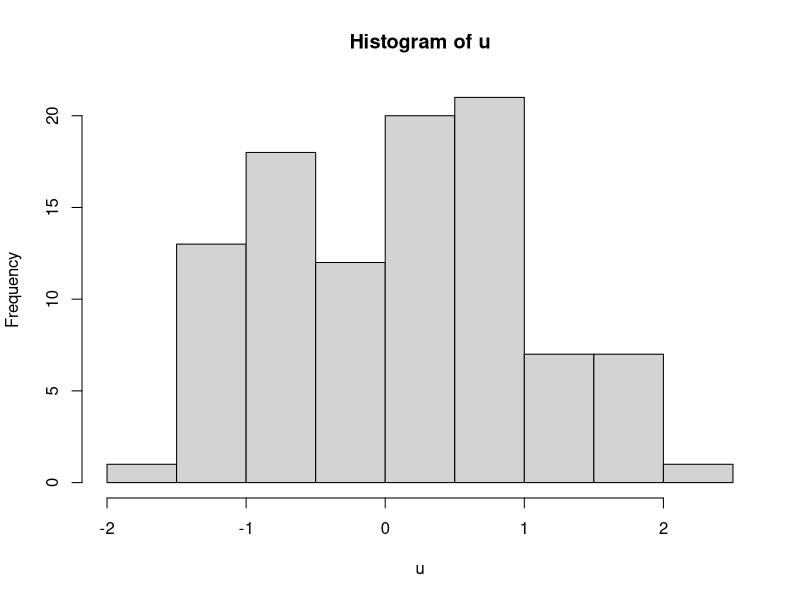
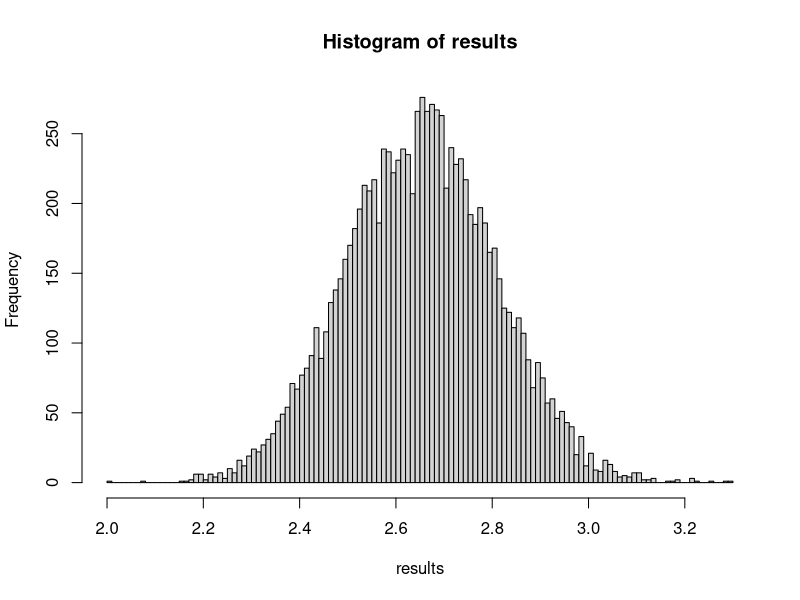

These charts were generated, in order, by the following R code:
v<-c(0,2,2,2,5,6,6,20)

e1071::kurtosis(v)
e1071::kurtosis(v, type=1)
e1071::kurtosis(v, type=2)
e1071::kurtosis(v, type=3)

u<-replicate(100, rnorm(1))
hist(u)

s0<-100
a<-1.05

N=20

results<-replicate(10000, 
{
u<-rnorm(N,0,2)
s<-c(s0, rep(0,N))
for(i in 1:(N+1)){s[i+1]=a*s[i]+u[i]}
s[N+1]/s[1]
})

mean(results)
var(results)
s0*a^(N)
sum(a^(2*0:(N-1)))*2^2/100^2

#https://www.wolframalpha.com/input?i=sum+of+a+series&assumption=%7B%22F%22%2C+%22Sum%22%2C+%22sumlowerlimit%22%7D+-%3E%220%22&assumption=%7B%22C%22%2C+%22sum+of+a+series%22%7D+-%3E+%7B%22Calculator%22%7D&assumption=%7B%22F%22%2C+%22Sum%22%2C+%22sumfunction%22%7D+-%3E%22x%5E%282k%29%22&assumption=%7B%22F%22%2C+%22Sum%22%2C+%22sumvariable%22%7D+-%3E%22k%22&assumption=%7B%22F%22%2C+%22Sum%22%2C+%22sumupperlimit2%22%7D+-%3E%22infinity%22

(a^(2*N)-1)/(a^2-1)

#mean(replicate(100,var(rnorm(1000))))

var(results)/sum(a^(0:(N-1)))


hist(results, breaks=100)
